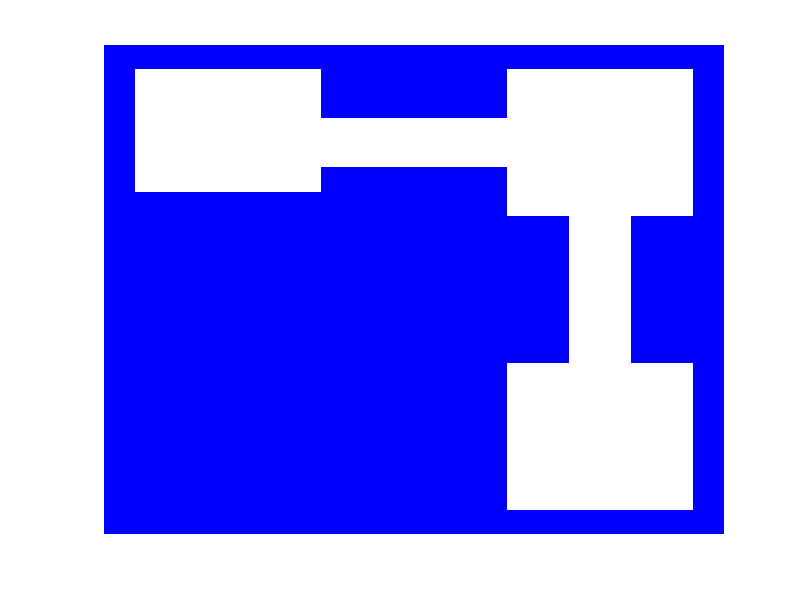

Write MATLAB code to recreate this figure. (Note: this script raises an error after producing the figure.)
clc

figure
hold on

% clear;
% mapSize = 200;
%     mapMatrix = ones(mapSize,mapSize);
%  
% 
% rectangle('Position',[0,0,200,200],'Facecolor', 'b')
% rectangle('Position',[10,130,60,60],'Facecolor', 'w')
% rectangle('Position',[70,150,60,20],'Facecolor', 'w')
% rectangle('Position',[130,130,60,60],'Facecolor', 'w')
% rectangle('Position',[130,10,60,60],'Facecolor', 'w')
% rectangle('Position',[150,70,20,60],'Facecolor', 'w')
% 
% hold on
% qi = rectangle('Position',[25,145,10,30],'Facecolor', 'y');
% hold on 
% xinit = plot(30,160,'r.');
% xfinal = plot(160,30,'r.');
% 
% mapMatrix(10:70,130:190) = 0;
% mapMatrix(70:130, 150:170) = 0;
% mapMatrix(130:190, 130:190) = 0;
% mapMatrix(150:170, 70:130) = 0;
% mapMatrix(130:190, 10:70) = 0;


%map creation%
patch([0 10 10 0],[0 0 200 200],'blue','edgecolor','none')
patch([0 200 200 0],[0 0 10 10],'blue','edgecolor','none')
patch([190 200 200 190],[0 0 200 200],'blue','edgecolor','none')
patch([0 200 200 0],[190 190 200 200],'blue','edgecolor','none')
patch([10 130 130 10],[10 10 140 140],'blue','edgecolor','none')
patch([70 130 130 70],[130 130 150 150],'blue','edgecolor','none')
patch([70 130 130 70],[170 170 190 190],'blue','edgecolor','none')
patch([130 130 150 150],[130 70 70 130],'blue','edgecolor','none')
patch([170 170 190 190],[130 70 70 130],'blue','edgecolor','none')
axis off

%drawing robot%
robot.width=30; robot.height=10;
robot.max_step=30;
initX=30; initY=160; thetai=pi/2;
initC=[initX initY thetai];
position=robot_position(initC,robot.width,robot.height);
temp2=patch(position(1,:),position(2,:),'yellow');
drawnow
%------------------------------------------------------------------------------------------------------------------------------------------------------%

goalC=[160 30 0];
[Z,iters]=RRT(initC,goalC,robot.width,robot.height,robot.max_step);
m=size(Z.node);
temp1=Z.node(m(1),:);
pathTree=temp1;
%-------------------------------------------------------------------------------------------------------------------------------------------------------%


%final plot%
while ~isnan(temp1)
    i=find(Z.node(:,1)==temp1(1) & Z.node(:,2)==temp1(2) & Z.node(:,3)==temp1(3));
    temp1=Z.parent(i,:);
    pathTree=[pathTree;temp1];
end
pathTree=flipud(pathTree);
temp=size(pathTree);
for i=2:temp(1)
    delete(temp2)
    position=robot_position(pathTree(i,:),robot.width,robot.height);
    temp2=patch(position(1,:),position(2,:),'yellow');
    plot([pathTree(i-1,1) pathTree(i,1)],[pathTree(i-1,2) pathTree(i,2)],'-r','linewidth',2)
    drawnow
    pause(0.3)
   
end
delete(temp2)
position=robot_position(goalC,robot.width,robot.height);
temp2=patch(position(1,:),position(2,:),'yellow');
plot([pathTree(temp(1),1) goalC(1)],[pathTree(temp(1),2) goalC(2)],'-r','linewidth',2)